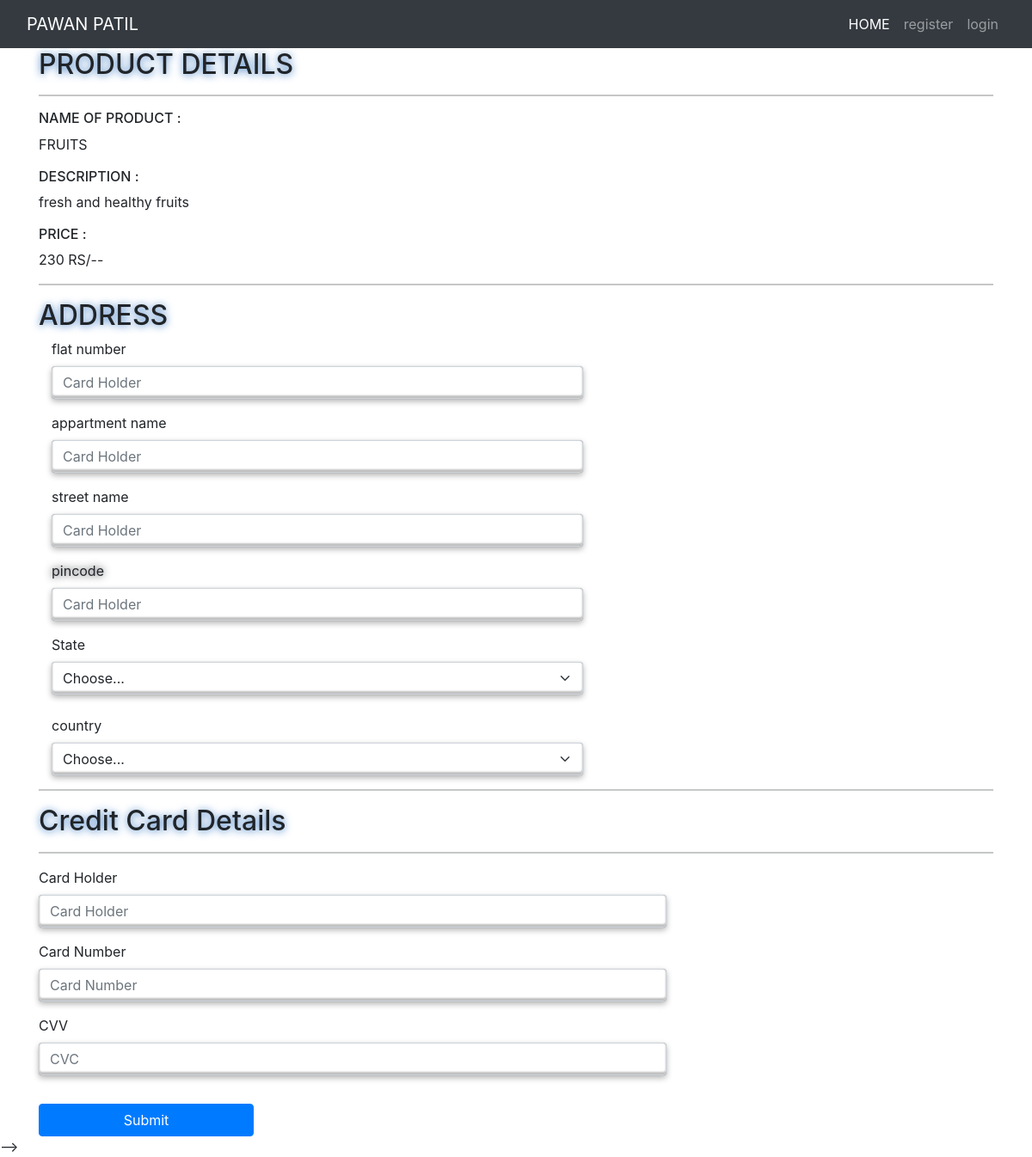
Screenshot of /bazzar/coustomer-address-payment/23/ with the database file from the repository.
### bazzar/models.py (models this page shows, shortened)
class Product(models.Model):
    product_name =models.CharField(max_length=30)
    category =models.CharField(max_length=10,choices=CATEGORY_CHOICES)
    availability =models.BooleanField(default=True)
    price =models.IntegerField()
    description =models.CharField(max_length=30)
    image = models.ImageField(upload_to="product_images", null=True)

### bazzar/views.py (the view, shortened to what this page needs)
# urls.py: path("coustomer-address-payment/<int:pk>/", views.coustomer_address_payment, name="coustomer_address_payment"),
def coustomer_address_payment(request,pk):
    product = Product.objects.get(id=pk)
    id=product.id
    return render(request, "bazzar/payment.html", {'product':product})

### templates/bazzar/payment.html (shortened to what this page needs)
{% extends 'base.html' %}
{% block content %}
<main class="page payment-page">
  <section class="payment-form dark">
    <div class="container">
      <form action="." method="POST" enctype="multipart/form-data">
        <div class="products">
          <h2 class="title mx-auto" style="text-shadow : 0px 1px 10px #3a7ac3;">PRODUCT DETAILS</h2>
          <hr>
          <div class="item">
            <span class="price"><h6> NAME OF PRODUCT :</h6>{{product.product_name}}</span>
            <p class="item-description"> <h6>DESCRIPTION :</h6>{{product.description }}</p>
            <p class="item-name"> <h6>PRICE :</h6>{{product.price}} RS/--</p>
        </div>
        <hr>
         <h2 style="text-shadow : 0px 1px 10px #3a7ac3;">ADDRESS</h2>
        <div class="form-group col-sm-7">
            <label for="flat_numberr">flat number</label>
            <input id="flat_number" type="number" class="form-control" name="flat_number" placeholder="Card Holder" aria-label="Card Holder" aria-describedby="basic-addon1" style="box-shadow:
            0 0 1px rgba(0, 0, 0, 0.3),
            0 3px 7px rgba(0, 0, 0, 0.3),
            inset 0 1px rgba(255,255,255,1),
            inset 0 -3px 2px rgba(0,0,0,0.25);">
        </div>
        <div class="form-group col-sm-7">
            <label for="appartment_name">appartment name</label>
            <input id="appartment_name" type="text" class="form-control" name="appartment_name" placeholder="Card Holder" aria-label="Card Holder" aria-describedby="basic-addon1" style="box-shadow:
            0 0 1px rgba(0, 0, 0, 0.3),
            0 3px 7px rgba(0, 0, 0, 0.3),
            inset 0 1px rgba(255,255,255,1),
            inset 0 -3px 2px rgba(0,0,0,0.25);">
        </div>
        <div class="form-group col-sm-7">
            <label for="street_name">street name</label>
            <input id="street_name" type="text" class="form-control" name="street_name" placeholder="Card Holder" aria-label="Card Holder" aria-describedby="basic-addon1" style="box-shadow:
            0 0 1px rgba(0, 0, 0, 0.3),
            0 3px 7px rgba(0, 0, 0, 0.3),
            inset 0 1px rgba(255,255,255,1),
            inset 0 -3px 2px rgba(0,0,0,0.25);">
        </div>
        <div class="form-group col-sm-7">
            <label for="pincode" style="text-shadow : 0px 0px 10px">pincode</label>
            <input id="pincode" type="number" class="form-control" name="pincode" placeholder="Card Holder" aria-label="Card Holder" aria-describedby="basic-addon1" style="box-shadow:
            0 0 1px rgba(0, 0, 0, 0.3),
            0 3px 7px rgba(0, 0, 0, 0.3),
            inset 0 1px rgba(255,255,255,1),
            inset 0 -3px 2px rgba(0,0,0,0.25);">
        </div>
        <div class="col-sm-7">
          <label for="validationDefault04" class="form-label">State</label>
          <select class="form-select" id="validationDefault04" name="state" required style="box-shadow:
          0 0 1px rgba(0, 0, 0, 0.3),
          0 3px 7px rgba(0, 0, 0, 0.3),
          inset 0 1px rgba(255,255,255,1),
          inset 0 -3px 2px rgba(0,0,0,0.25);">
            <option selected disabled value="">Choose...</option>
          </select>
        </div></br>
            <div class="col-sm-7">
              <label for="validationDefault04" class="form-label">country</label>
              <select class="form-select" id="validationDefault04"  name="country" required style="box-shadow:
              0 0 1px rgba(0, 0, 0, 0.3),
              0 3px 7px rgba(0, 0, 0, 0.3),
              inset 0 1px rgba(255,255,255,1),
              inset 0 -3px 2px rgba(0,0,0,0.25);">
               <option selected disabled value="">Choose...</option>
             </select>
           </div>
        </div>
        <HR>
        <div class="card-details">
        <h2 class="title" style="text-shadow : 0px 1px 10px #3a7ac3;">Credit Card Details</h2><HR>
          <div class="row">
            <div class="form-group col-sm-8">
              <label for="card-holder">Card Holder</label>
              <input id="card-holder" type="text" class="form-control" name="card_holder" placeholder="Card Holder" aria-label="Card Holder" aria-describedby="basic-addon1" style="box-shadow:
              0 0 1px rgba(0, 0, 0, 0.3),
              0 3px 7px rgba(0, 0, 0, 0.3),
              inset 0 1px rgba(255,255,255,1),
              inset 0 -3px 2px rgba(0,0,0,0.25);">
            </div>
            <div class="form-group col-sm-8">
              <label for="card-number">Card Number</label>
              <input id="card-number" type="text" class="form-control" name="card_number" placeholder="Card Number" aria-label="Card Holder" aria-describedby="basic-addon1" style="box-shadow:
              0 0 1px rgba(0, 0, 0, 0.3),
              0 3px 7px rgba(0, 0, 0, 0.3),
              inset 0 1px rgba(255,255,255,1),
              inset 0 -3px 2px rgba(0,0,0,0.25);">
            </div>
            <div class="form-group col-sm-8">
              <label for="cvc">CVV</label>
              <input id="cvc" type="text" class="form-control" name="cvv" placeholder="CVC" aria-label="Card Holder" aria-describedby="basic-addon1" style="box-shadow:
              0 0 1px rgba(0, 0, 0, 0.3),
              0 3px 7px rgba(0, 0, 0, 0.3),
              inset 0 1px rgba(255,255,255,1),
              inset 0 -3px 2px rgba(0,0,0,0.25);">
            </div>
            <div class="form-group col-sm-12">
            </div>
          </div>
        </div>
        <input type="submit"  class="btn btn-primary" style="width: 250px;">
      </form>
    </div>
  </section>
</main>
</body>
<script src="https://maxcdn.bootstrapcdn.com/bootstrap/4.0.0/js/bootstrap.min.js"></script> -->
{% endblock content %}

### rows the page displays
Product: product_name "FRUITS", description "fresh and healthy fruits", price "230"
